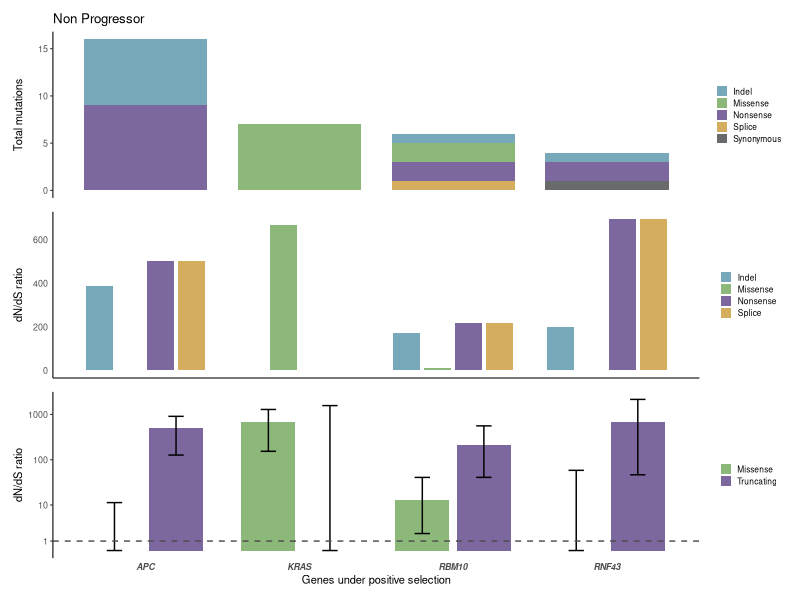

Write the R code that produced this figure.
library(readr)
library(dplyr)
library(tidyr)
library(ggplot2)
library(patchwork)

#### Prep ####
# Read in data
nprog <- read_tsv("data/variants/dndscv/dndscv_genes_non_prog_pre.tsv")
nprog_ci <- read_tsv("data/variants/dndscv/non_prog_pre_gene_ci.tsv") |>
    filter(!gene == "TP53")

# Filter and reshape data
muts_df <- nprog |>
  select(gene_name, n_syn, n_mis, n_non, n_spl, n_ind, qglobal_cv) |>
  filter(qglobal_cv < 0.05) |>
  pivot_longer(
    cols = starts_with("n_"),
    names_to = "mutation_type",
    values_to = "count"
  ) |>
  mutate(
    mutation_type = recode(mutation_type,
      n_syn = "Synonymous", n_mis = "Missense", n_non = "Nonsense",
      n_spl = "Splice", n_ind = "Indel"
    )
  )

ratios_df <- nprog |>
  filter(qglobal_cv < 0.05) |>
  select(gene_name, wmis_cv, wnon_cv, wspl_cv, wind_cv) |>
  pivot_longer(
    cols = starts_with("w"),
    names_to = "mutation_type",
    values_to = "w_dnds"
  ) |>
  mutate(
    mutation_type = recode(mutation_type,
      wmis_cv = "Missense",
      wnon_cv = "Nonsense",
      wspl_cv = "Splice",
      wind_cv = "Indel"
    ),
    gene_name = factor(gene_name, levels = unique(gene_name)) # preserve order
  )

ci_df <- nprog_ci |>
  rename(gene_name = gene) |>
  tidyr::pivot_longer(cols = starts_with(c("mis", "tru")),
                      names_to = c("type", ".value"),
                      names_pattern = "(mis|tru)_(.*)") |>
  mutate(type = dplyr::recode(type,
                         "mis" = "Missense",
                         "tru" = "Truncating")
        )

# Set order of genes
genes_order <- muts_df |>
    arrange(qglobal_cv) |>
    pull(gene_name) |>
    unique()

muts_df <- muts_df |>
    mutate(gene_name = factor(gene_name, labels = genes_order))

ratios_df <- ratios_df |>
    mutate(gene_name = factor(gene_name, labels = genes_order))


ci_df <- ci_df |>
    mutate(gene_name = factor(gene_name, labels = genes_order))


# Define colour palette
mutation_colours <- c(
  "Missense"   = "#8cb87aff",  
  "Truncating" = "#7c679eff",
  "Indel" = "#77a9baff",
  "Nonsense" = "#7c679eff",
  "Splice" = "#d5ad5eff",
  "Synonymous" ="#696a6bff"
)

# Counts barplot
counts_barplot <- ggplot(muts_df, aes(x = gene_name, y = count, fill = mutation_type)) +
  geom_col(width = 0.8) +
  scale_fill_manual(values = mutation_colours) +
  labs(
    x = NULL,
    y = "Total mutations",
    fill = NULL,
    title = "Non Progressor"
  ) +
  theme_classic(base_size = 8) +
  theme(
    axis.text.x = element_blank(),
    axis.line.x = element_blank(),
    axis.ticks.x = element_blank(),
    legend.position = "right",
    legend.text  = element_text(size = 6),
    legend.key.size = unit(0.3, "cm")  
  )

# ratios barplot
ratios_barplot <- ggplot(ratios_df, aes(x = gene_name, y = w_dnds, fill = mutation_type)) +
  geom_col(position = position_dodge(width = 0.8), width = 0.7) +
  labs(
    x = NULL,
    y = "dN/dS ratio",
    fill = NULL
  ) +
  theme_classic(base_size = 8) +
  theme(
    axis.text.x = element_blank(),
    axis.ticks = element_blank(),
    legend.position = "right",
    legend.text  = element_text(size = 6),
    legend.key.size = unit(0.3, "cm")
  ) +
  scale_fill_manual(values = mutation_colours) 

# dnds ratios barplot
# Plot
ci_barplot <- ggplot(ci_df, aes(x = gene_name, y = mle, fill = type)) +
  geom_col(position = position_dodge(width = 0.8), width = 0.7) +
  geom_errorbar(
    aes(ymin = low, ymax = high),
    position = position_dodge(width = 0.8),
    width = 0.2
  ) +
    geom_hline(yintercept = 1, linetype = "dashed", colour = "grey30") +
  scale_fill_manual(values = mutation_colours) +
  scale_y_log10(trans = "pseudo_log", breaks = c(1, 10, 100, 1000, 10000)) +
  labs(
    x = "Genes under positive selection",
    y = "dN/dS ratio",
    fill = NULL
  ) +
  theme_classic(base_size = 8) +
  theme(
    axis.text.x = element_text(face = "bold.italic"),
    axis.line.x = element_blank(),
    axis.ticks.x = element_blank(),
    legend.position = "right",
    legend.text  = element_text(size = 6),
    legend.key.size = unit(0.3, "cm")
  )

# Combine plots
combined_plot <- counts_barplot / ratios_barplot / ci_barplot + plot_layout(heights = c(1, 1, 1))

ggsave("plots/dndscv/precursors/dndscv_n_progressors_plot.png",
        plot = combined_plot, height = 3, width = 3.4, dpi = 300)
